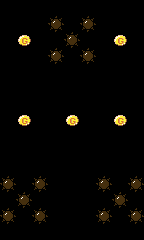

Rendered tile map (Tiled .tmx) drawn with the repository's tilesets; below, a short description and the full map source, tile grids included:
An orthogonal 9x15 tile map with 16x16 px tiles, 1 tile layer (map).

<map version="1.0" orientation="orthogonal" renderorder="right-down" width="9" height="15" tilewidth="16" tileheight="16" nextobjectid="1">
 <tileset firstgid="1" name="tileset" tilewidth="16" tileheight="16" tilecount="64" columns="8">
  <image source="tileset.png" width="128" height="128" />
 </tileset>
 <layer name="map" width="9" height="15">
  <data encoding="csv">
0,0,0,0,0,0,0,0,0,
0,0,0,1,0,1,0,0,0,
0,25,0,0,1,0,0,25,0,
0,0,0,1,0,1,0,0,0,
0,0,0,0,0,0,0,0,0,
0,0,0,0,0,0,0,0,0,
0,0,0,0,0,0,0,0,0,
0,25,0,0,25,0,0,25,0,
0,0,0,0,0,0,0,0,0,
0,0,0,0,0,0,0,0,0,
0,0,0,0,0,0,0,0,0,
1,0,1,0,0,0,1,0,1,
0,1,0,0,0,0,0,1,0,
1,0,1,0,0,0,1,0,1,
0,0,0,0,0,0,0,0,0
</data>
 </layer>
</map>
